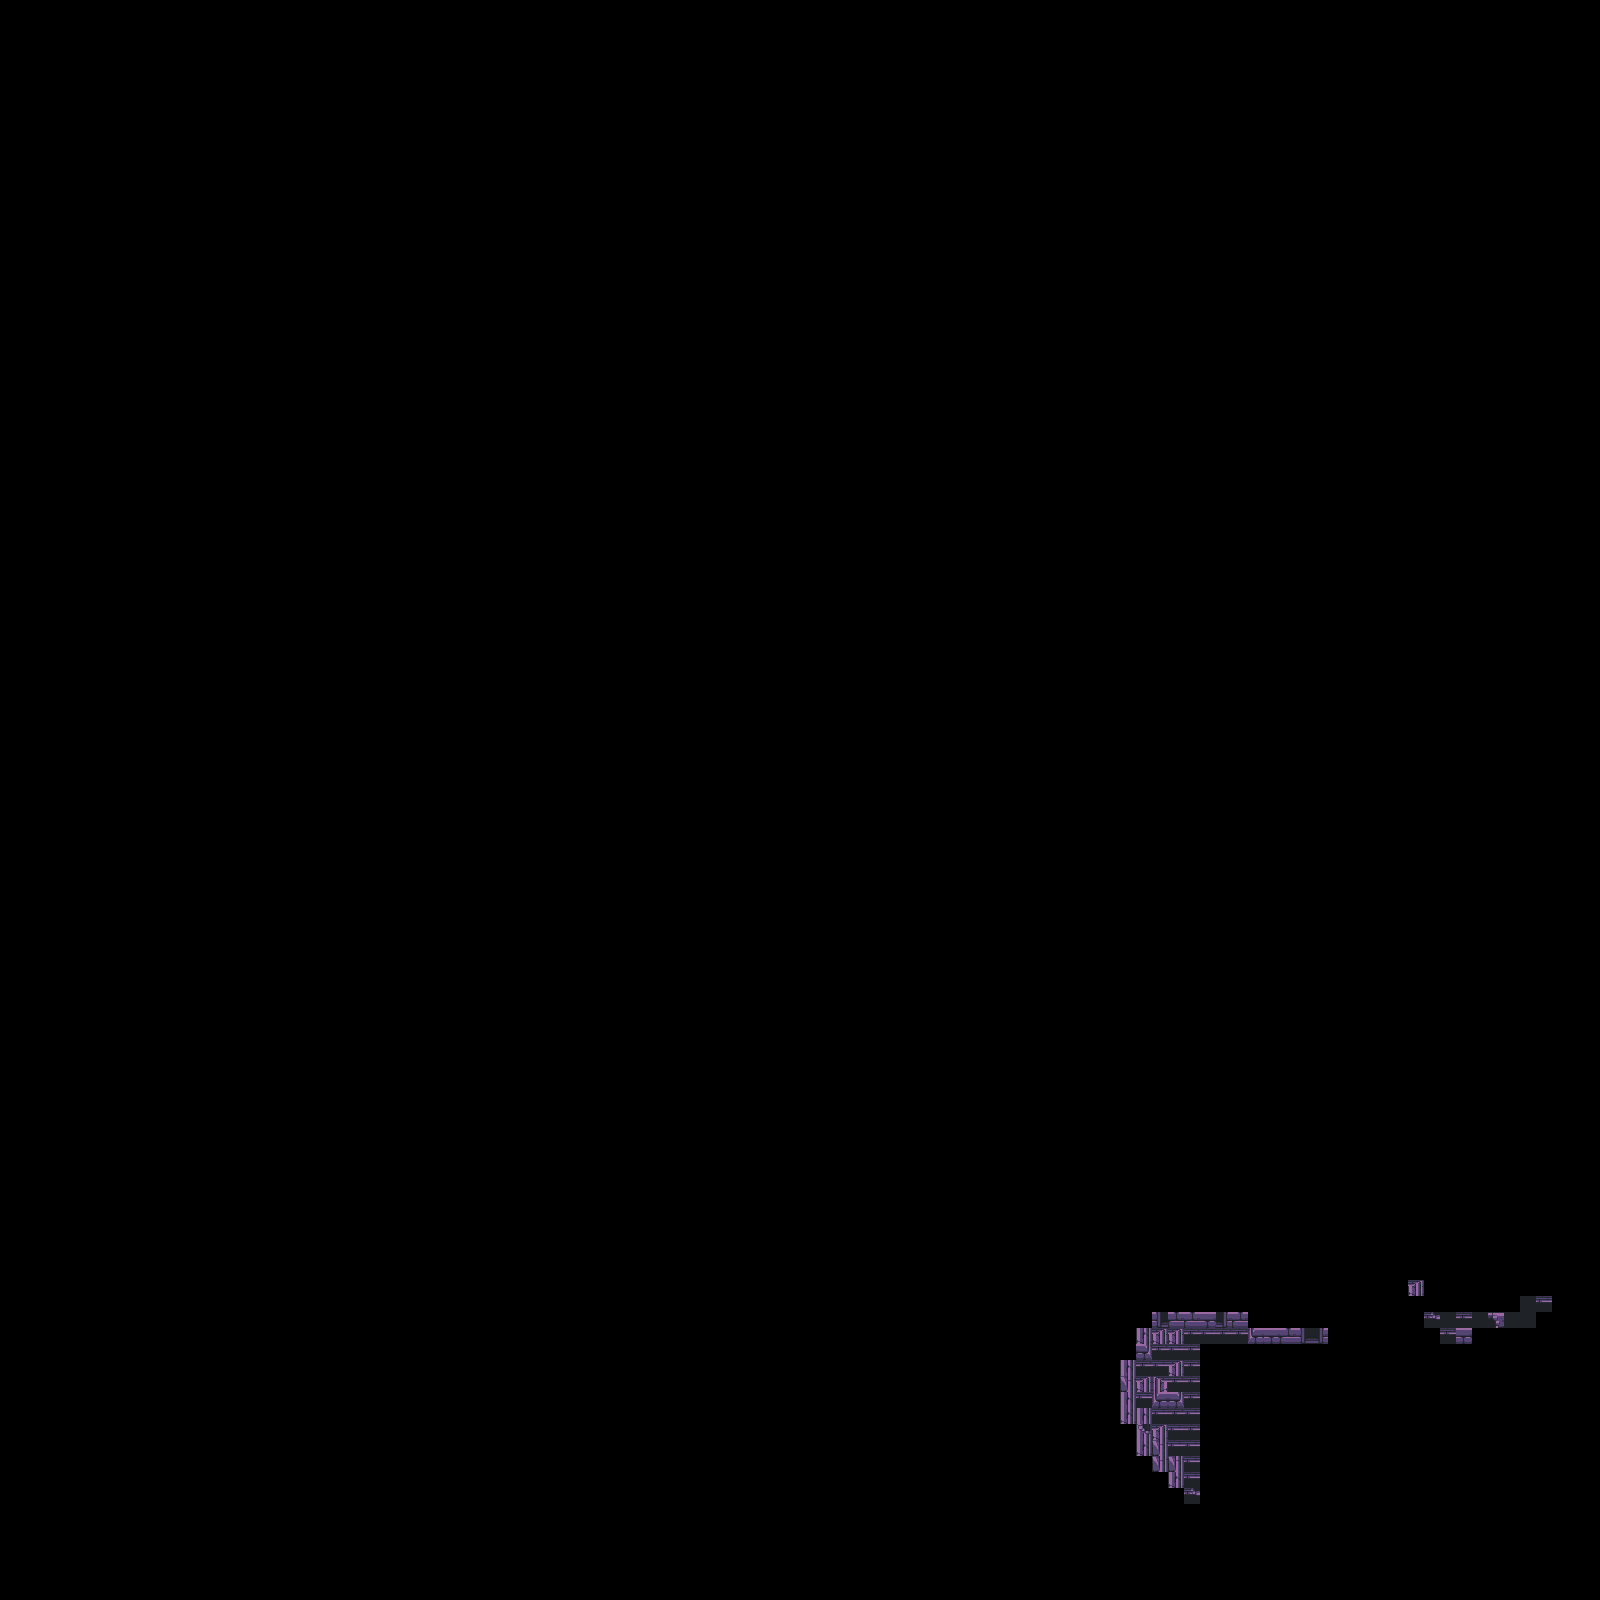

Rendered tile map (Tiled .tmx) drawn with the repository's tilesets; below, a short description and the map source with its tile grids summarised:
An orthogonal 100x100 tile map with 16x16 px tiles, 1 tile layer (Tile Layer 1).

<map version="1.0" tiledversion="1.1.1" orientation="orthogonal" renderorder="right-down" width="100" height="100" tilewidth="16" tileheight="16" infinite="0" nextobjectid="1">
 <tileset firstgid="1" source="dungeon_1.tsx" />
 <layer name="Tile Layer 1" width="100" height="100">
  <data>[10000 cells, 68 non-empty, 22 distinct tile ids]</data>
 </layer>
</map>
